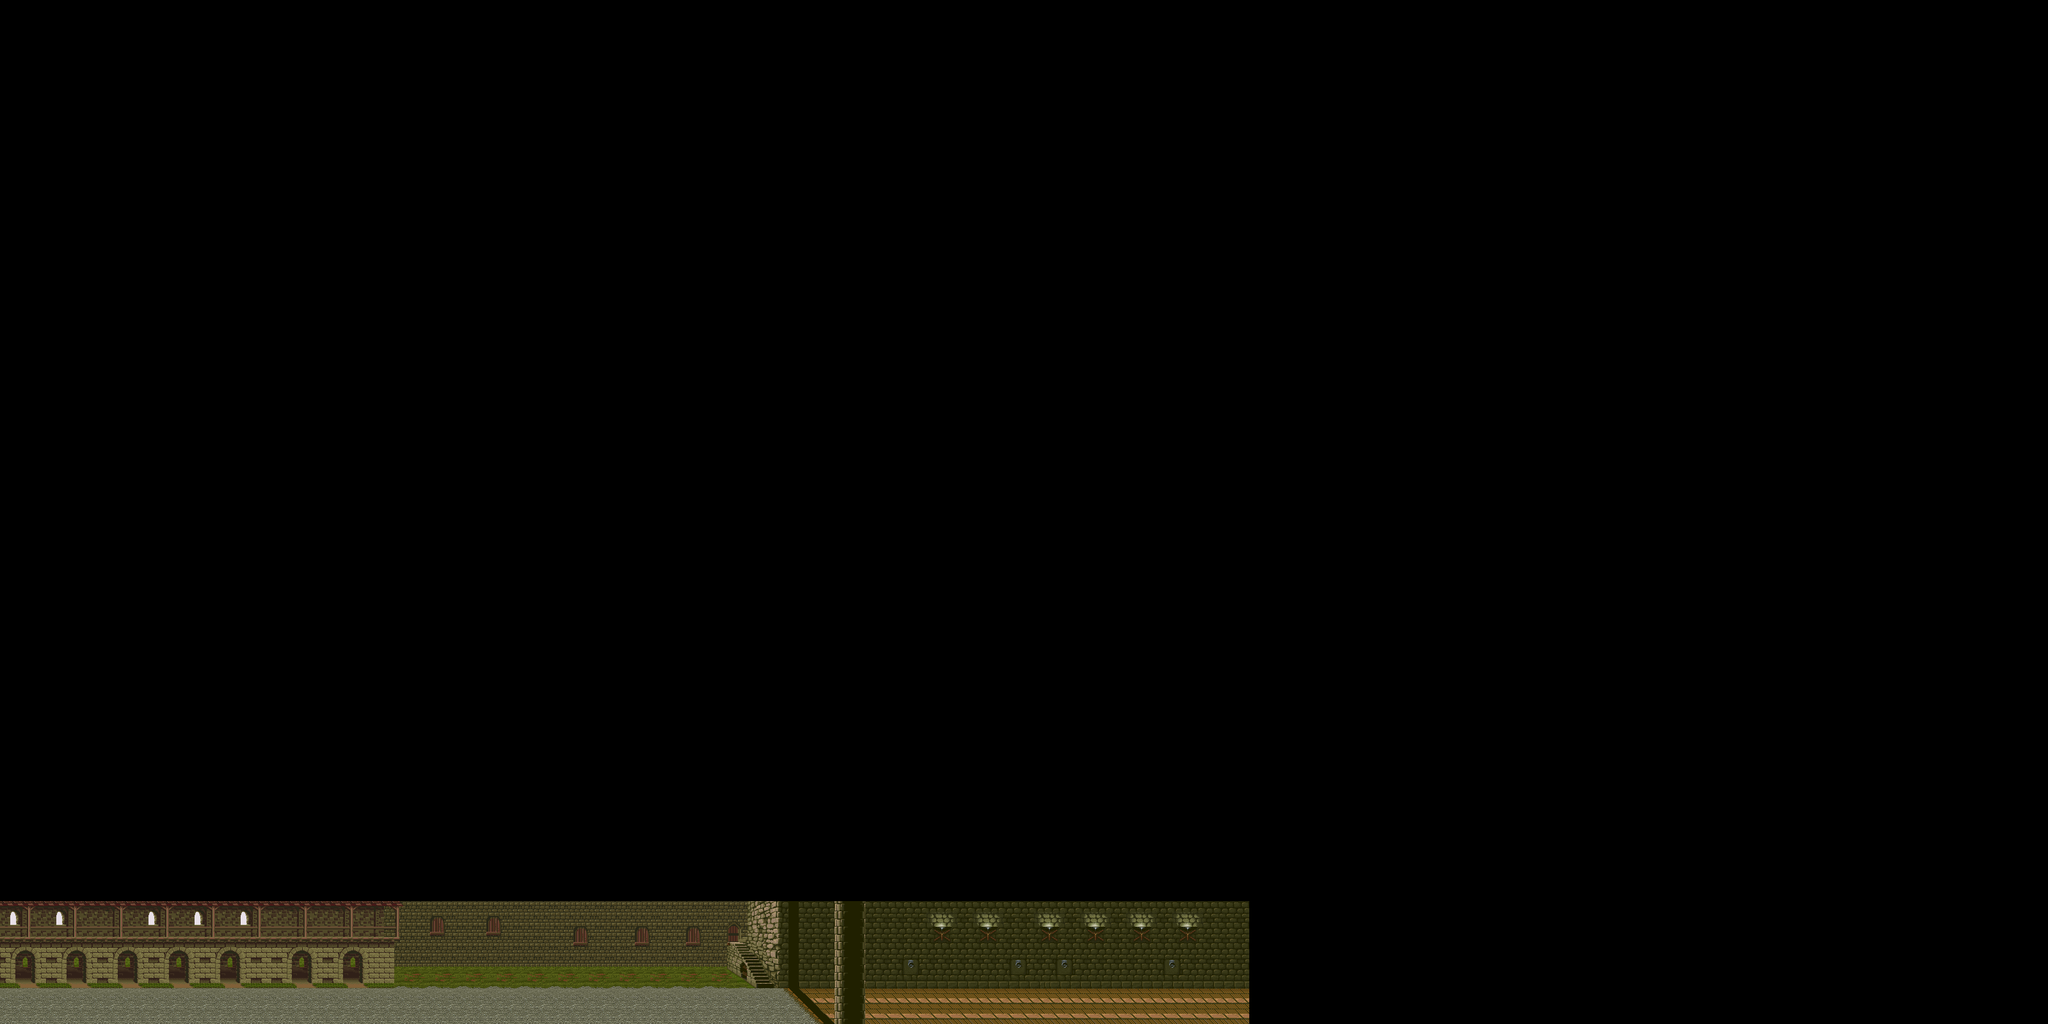

The image is a tile-based game level rendered from a .tmx file. Its description and source (layers, tilesets, objects; grid data summarised) follow:
An orthogonal 100x50 tile map with 32x32 px tiles, 1 tile layer (Tile Layer 1) and 20 objects (15x 1, 3x 3, 2x 2).

<map version="1.2" tiledversion="1.2.0" orientation="orthogonal" renderorder="right-down" width="100" height="50" tilewidth="32" tileheight="32" infinite="0" nextlayerid="8" nextobjectid="50">
 <tileset firstgid="1" source="Game_1_1.tsx" />
 <layer id="1" name="Tile Layer 1" width="100" height="50">
  <data>[5000 cells, 366 non-empty, 366 distinct tile ids]</data>
 </layer>
 <objectgroup id="5" name="Wall" offsetx="0" offsety="0.333333">
  <object id="8" type="1" x="-0.166667" y="1598.33" width="1951.5" height="1" />
  <object id="15" type="1" x="0" y="1509.17" width="1165.5" height="2" />
  <object id="18" type="1" x="1143" y="1501.17" width="20.5" height="7" />
  <object id="19" type="1" x="1140" y="1491.67" width="15.5" height="9" />
  <object id="20" type="1" x="1137.5" y="1476.67" width="11" height="12.5" />
  <object id="21" type="1" x="1131" y="1408.67" width="8" height="67" />
  <object id="22" type="1" x="1193.5" y="1468.67" width="14.5" height="18.5" />
  <object id="23" type="1" x="1204" y="1489.67" width="7" height="7.5" />
  <object id="24" type="1" x="1206" y="1496.67" width="11" height="10.5" />
  <object id="25" type="1" x="1140.5" y="1428.67" width="65.5" height="12" />
  <object id="26" type="1" x="1186.5" y="1442.67" width="14" height="28" />
  <object id="27" type="1" x="1216" y="1502.17" width="735.5" height="12" />
  <object id="28" type="1" x="1949.5" y="1513.67" width="2" height="84.5" />
  <object id="29" type="2" x="1305" y="1408.17" width="45.5" height="189.5" />
  <object id="30" type="3" x="1173.5" y="1453.17" width="8.5" height="9.5" />
  <object id="31" type="3" x="1322.5" y="1581.67" width="10.5" height="9" />
 </objectgroup>
 <objectgroup id="7" name="Enemy">
  <object id="46" type="2" x="328.5" y="1541.5" width="14" height="15.5" />
  <object id="47" type="3" x="362.5" y="1576.5" width="18.5" height="16" />
  <object id="48" type="1" x="655.5" y="1530" width="15" height="20" />
  <object id="49" type="1" x="661" y="1572.5" width="15.5" height="16" />
 </objectgroup>
</map>
